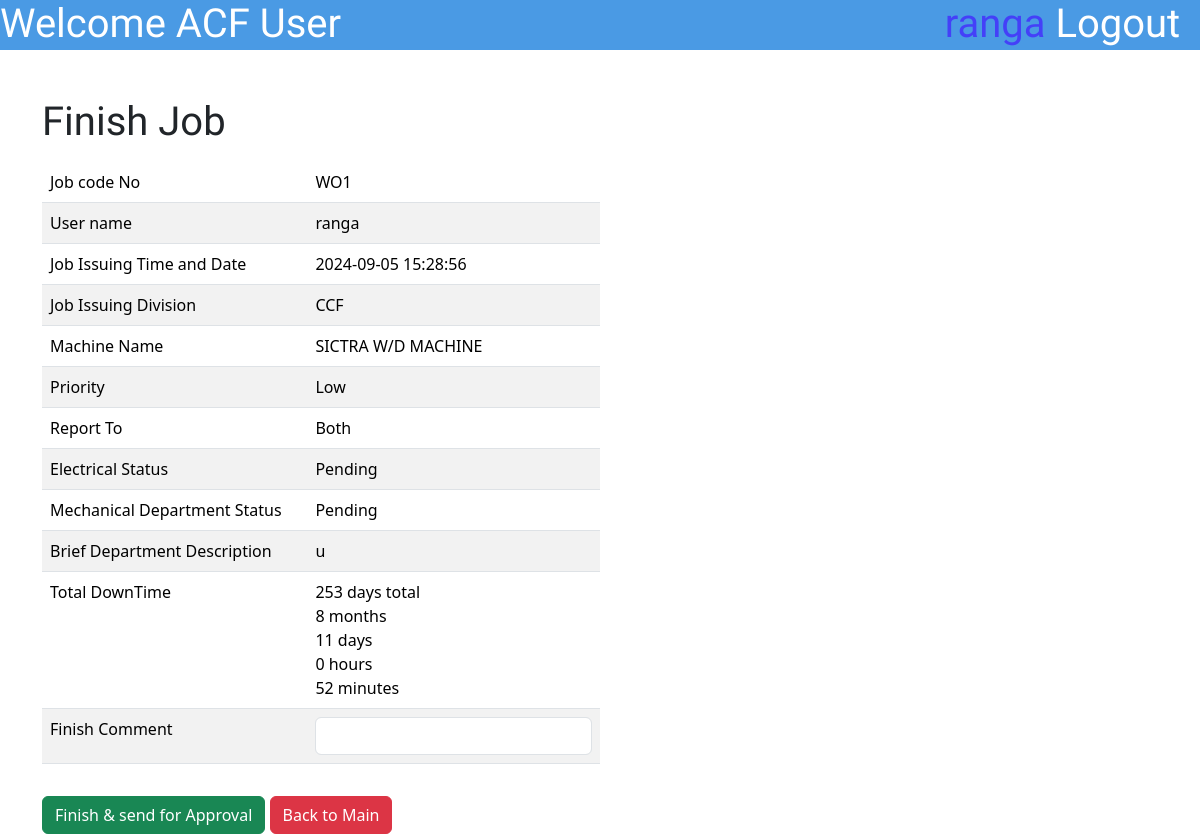
Page /PUser/DisplayDataPuser.php?updateid=383 (signed in) on the committed database.
### tables this page shows
CREATE TABLE `jobdatasheet` (
  `id` int(10) NOT NULL,
  `JobCodeNo` varchar(100) NOT NULL,
  `JobPostingDateTime` varchar(50) NOT NULL,
  `JobPostingDev` enum('ACF','CCF','DR','Flexible','Aluminium Rodmill','Ceylon Copper','Drum Yard','Carpentry','Bail Room') NOT NULL,
  `MachineName` varchar(255) NOT NULL,
  `Priority` enum('High','Low','Critical','') NOT NULL,
  `ReportTo` enum('Electrical','Mechanical','Both','') NOT NULL,
  `BDescription` varchar(500) NOT NULL,
  `Username` varchar(50) NOT NULL,
  `JobStatusE` enum('Pending','Started','Finished','Approved','NA') NOT NULL,
  `JobStatusM` enum('Pending','Started','Finished','Approved','NA') NOT NULL,
  `ManPowerInvolved` varchar(1000) DEFAULT NULL,
  `Approval` enum('Pending Approval','Not Approved','Approved','') NOT NULL,
  `FinishedCommentE` varchar(255) DEFAULT NULL,
  `FinishedCommentM` varchar(500) DEFAULT NULL,
  `TransferCommentE` varchar(500) DEFAULT NULL,
  `TransferCommentM` varchar(500) DEFAULT NULL,
  `ApproveComment` varchar(1000) DEFAULT NULL,
  `DisapproveComment` varchar(1000) DEFAULT NULL,
  `DownTime` varchar(500) DEFAULT NULL,
  `TryCount` int(10) DEFAULT NULL
);

### PUser/DisplayDataPuser.php (the view, shortened to what this page needs)
<?php
include '../connect.php';
$idu = $_GET['updateid'];
$sql = "Select * from jobdatasheet where id='$idu'";
$result = mysqli_query($con, $sql);
$row = mysqli_fetch_assoc($result);
$JobCodeNo = $row['JobCodeNo'];
$username = $_SESSION['username'];
$JobIssuingDateTime = $row['JobPostingDateTime'];
$JobIssuingDivision = $row['JobPostingDev'];
$MachineName = $row['MachineName'];
$priority = $row['Priority'];
$ReportTo = $row['ReportTo'];
$BriefDescription = $row['BDescription'];
$JobStatusM = $row['JobStatusM'];
$JobStatusE = $row['JobStatusE'];
?>
<!DOCTYPE html>
<html lang="en">
<head>
    <link href="https://cdn.jsdelivr.net/npm/bootstrap@5.3.3/dist/css/bootstrap.min.css" rel="stylesheet"
>
    <link rel="stylesheet" href="\MaintananceJobCard\styles\SubmitJobstyle.css">
</head>
<body onload="divSelect()">
    <div class="topbar">
        <h1 class="topbar-text">Welcome <?php echo $_SESSION['workplace'] ?> User</h1>
        <a href="\MaintananceJobCard\logout.php">
            <h1 class="topbar-logout">Logout &nbsp</h1>
        </a>
        <h1 class="topbar-username"><?php echo $_SESSION['username'] ?>&nbsp</h1>
    </div>
    <div class="container mt-5 ">
        <h1> Finish Job </h1>
        <div class="mt-3">
            <form method="POST">
                <table class="table table-striped w-50">
                    <tr>
                    <tr>
                        <td>
                            Job code No
                        </td>
                        <td>
                            <?php echo $JobCodeNo; ?>
                        </td>
                    </tr>
                    <tr>
                        <td>
                            User name
                        </td>
                        <td>
                            <?php echo $username; ?>
                        </td>
                    </tr>
                    <tr>
                        <td>
                            Job Issuing Time and Date
                        </td>
                        <td>
                            <?php echo $JobIssuingDateTime; ?>
                        </td>
                    </tr>
                    <tr>
                        <td>
                            Job Issuing Division
                        </td>
                        <td>
                            <?php echo $JobIssuingDivision; ?>
                        </td>
                    </tr>
                    <tr>
                        <td>
                            Machine Name
                        </td>
                        <td>
                            <?php echo $MachineName; ?>
                        </td>
                    </tr>
                    <tr>
                        <td>
                            Priority
                        </td>
                        <td>
                            <?php echo $priority; ?>
                        </td>
                    </tr>
                    <tr>
                        <td>
                            Report To
                        </td>
                        <td>
                            <?php echo $ReportTo; ?>
                        </td>
                    </tr>
                     <tr>
                        <td>
                            Electrical Status
                        </td>
                        <td>
                            <?php echo $JobStatusE; ?>
                        </td>
                    </tr>
                    <tr>
                        <td>
                            Mechanical Department Status
                        </td>
                        <td>
                            <?php echo $JobStatusM; ?>
                        </td>
                    </tr>
                    <tr>
                        <td>
                            Brief Department Description
                        </td>
                        <td>
                            <?php echo $BriefDescription; ?>
                        </td>
                    <tr>
                        <td>
                            Total DownTime
                        </td>
                        <td>
                            <?php
                            $start_date = new DateTime(date("Y-m-d H:i:s"));
                            $since_start = $start_date->diff(new DateTime($JobIssuingDateTime));
                            echo $since_start->days . ' days total<br>';
                            echo $since_start->m . ' months<br>';
                            echo $since_start->d . ' days<br>';
                            echo $since_start->h . ' hours<br>';
                            echo $since_start->i . ' minutes<br>';
                             ?>
                        </td>
                    </tr>
                    </tr>
                    <tr>
                        <td>
                            Finish Comment
                        </td>
                        <td>
                            <input type="text" class="form-control" name="finishcomment">
                        </td>
                    </tr>
                    </tr>
                </table>
                <button type="submit" class="btn btn-success mt-3" name="finish"
                    onclick="return confirm('Are you sure?')">Finish & send for Approval</button>
                <button type="back" class="btn btn-danger mt-3" name="back"><a
                        href="\MaintananceJobCard\EMUser\indexEMUser.php" style="text-decoration:none;color:white">Back
                        to Main</a></button>
            </form>
        </div>
    </div>
</body>
</body>

### styles/SubmitJobstyle.css (style rules this page uses)
div.topbar { height: 50px; width: 100%; background-color: #4A9AE4; }
h1.topbar-text { float: left; font-family: "Jockey One", sans-serif; color: white; }
h1.topbar-username { float: right; font-family: "Jockey One", sans-serif; color: #4440F8; }
h1.topbar-logout { float: right; font-family: "Jockey One", sans-serif; color: white; }

### PUser/DisplayDataPuser.php (style rules this page uses)
h1 { font-family: "Jockey One", sans-serif; }

### rows in the picture
jobdatasheet: JobCodeNo "WO1", JobPostingDateTime "2024-09-05 15:28:56", JobPostingDev "CCF", MachineName "SICTRA W/D MACHINE", Priority "Low", ReportTo "Both", JobStatusE "Pending", JobStatusM "Pending", BDescription "u", JobPostingDateTime "253", JobPostingDateTime "8", JobPostingDateTime "11", JobPostingDateTime "0", JobPostingDateTime "52"

### other values in the picture
$_SESSION['workplace'] "ACF"
$_SESSION['username'] "ranga"
$username "ranga"
